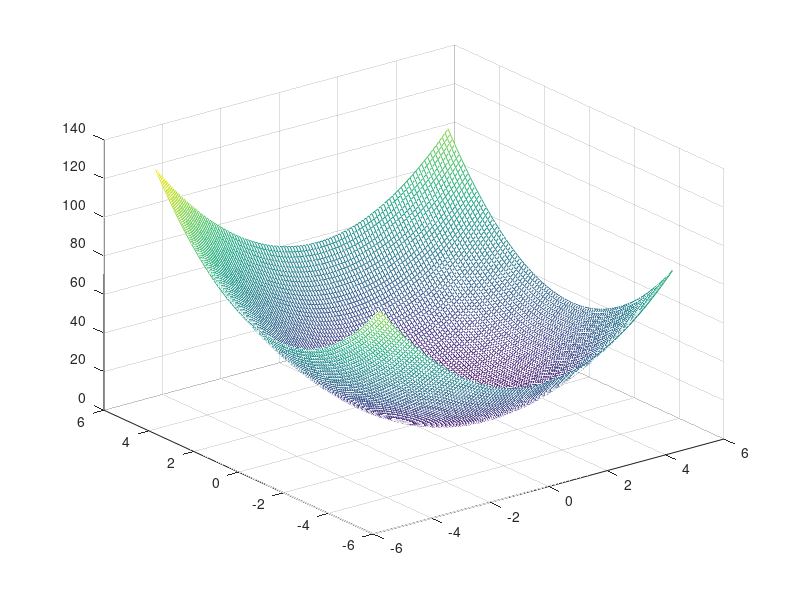

Source code (MATLAB):
clc;
clear all;
close all;

%% A matrix for undirected tree
a = [0 0 1 0 0 0;
1 0 0 0 0 1;
1 1 0 0 0 0;
0 1 0 0 0 0;
0 0 1 0 0 0;
0 0 0 1 1 0;];
%% Position of agents
x1 = [1 1];
x2 = [1 -1];
x3 = [-1 -1];
x4 = [-1 1];
x5 = [2 0];
x6 = [-2 0];

x = [x1;x2;x3;x4;x5;x6];
%% varying x2
x2_V = -5:0.1:5;

v1 = zeros(length(x2_V),length(x2_V));
%% Algorithm for graph laplacian potential
for m = 1:length(x2_V)
    for n = 1:length(x2_V)
    for j = 1:6
        v = a(2,j)*((x(j,:)-[x2_V(m) x2_V(n)])*(x(j,:)-[x2_V(m) x2_V(n)])');
       v1(m,n) = v1(m,n) + v;
    end
    end
    
end
%% Plotting graph laplacian potential
mesh(x2_V,x2_V,v1)

